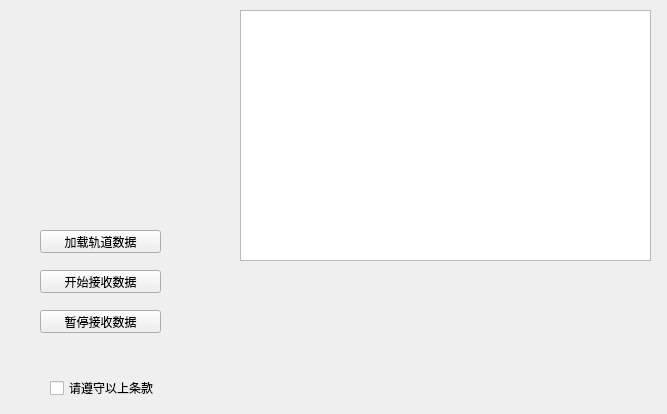
<?xml version="1.0" encoding="UTF-8"?>
<ui version="4.0">
 <class>mainwindow</class>
 <widget class="QWidget" name="mainwindow">
  <property name="geometry">
   <rect>
    <x>0</x>
    <y>0</y>
    <width>667</width>
    <height>414</height>
   </rect>
  </property>
  <property name="windowTitle">
   <string>mainwindow</string>
  </property>
  <widget class="QPushButton" name="pushButton">
   <property name="geometry">
    <rect>
     <x>40</x>
     <y>310</y>
     <width>121</width>
     <height>23</height>
    </rect>
   </property>
   <property name="text">
    <string>暂停接收数据</string>
   </property>
  </widget>
  <widget class="QPushButton" name="pushButton_2">
   <property name="geometry">
    <rect>
     <x>40</x>
     <y>270</y>
     <width>121</width>
     <height>23</height>
    </rect>
   </property>
   <property name="text">
    <string>开始接收数据</string>
   </property>
  </widget>
  <widget class="QCheckBox" name="checkBox">
   <property name="geometry">
    <rect>
     <x>50</x>
     <y>380</y>
     <width>171</width>
     <height>16</height>
    </rect>
   </property>
   <property name="text">
    <string>请遵守以上条款</string>
   </property>
  </widget>
  <widget class="QPushButton" name="pushButton_3">
   <property name="geometry">
    <rect>
     <x>40</x>
     <y>230</y>
     <width>121</width>
     <height>23</height>
    </rect>
   </property>
   <property name="text">
    <string>加载轨道数据</string>
   </property>
  </widget>
  <widget class="QListWidget" name="listWidget">
   <property name="geometry">
    <rect>
     <x>240</x>
     <y>10</y>
     <width>411</width>
     <height>251</height>
    </rect>
   </property>
  </widget>
 </widget>
 <resources/>
 <connections/>
</ui>
